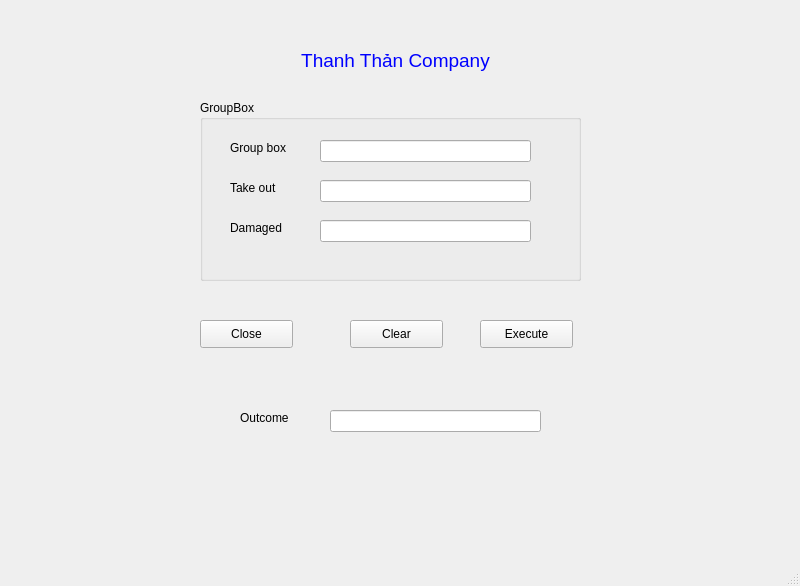
<?xml version="1.0" encoding="UTF-8"?>
<ui version="4.0">
 <class>MainWindow</class>
 <widget class="QMainWindow" name="MainWindow">
  <property name="geometry">
   <rect>
    <x>0</x>
    <y>0</y>
    <width>800</width>
    <height>586</height>
   </rect>
  </property>
  <property name="windowTitle">
   <string>MainWindow</string>
  </property>
  <widget class="QWidget" name="centralwidget">
   <widget class="QGroupBox" name="groupBox">
    <property name="geometry">
     <rect>
      <x>200</x>
      <y>100</y>
      <width>381</width>
      <height>181</height>
     </rect>
    </property>
    <property name="title">
     <string>GroupBox</string>
    </property>
    <widget class="QLabel" name="label_2">
     <property name="geometry">
      <rect>
       <x>30</x>
       <y>40</y>
       <width>71</width>
       <height>16</height>
      </rect>
     </property>
     <property name="text">
      <string>Group box</string>
     </property>
    </widget>
    <widget class="QLineEdit" name="lineEditgroupbox">
     <property name="geometry">
      <rect>
       <x>120</x>
       <y>40</y>
       <width>211</width>
       <height>22</height>
      </rect>
     </property>
    </widget>
    <widget class="QLabel" name="label_3">
     <property name="geometry">
      <rect>
       <x>30</x>
       <y>80</y>
       <width>71</width>
       <height>16</height>
      </rect>
     </property>
     <property name="text">
      <string>Take out</string>
     </property>
    </widget>
    <widget class="QLineEdit" name="lineEdittakeout">
     <property name="geometry">
      <rect>
       <x>120</x>
       <y>80</y>
       <width>211</width>
       <height>22</height>
      </rect>
     </property>
    </widget>
    <widget class="QLabel" name="label_4">
     <property name="geometry">
      <rect>
       <x>30</x>
       <y>120</y>
       <width>71</width>
       <height>16</height>
      </rect>
     </property>
     <property name="text">
      <string>Damaged</string>
     </property>
    </widget>
    <widget class="QLineEdit" name="lineEditDamaged">
     <property name="geometry">
      <rect>
       <x>120</x>
       <y>120</y>
       <width>211</width>
       <height>22</height>
      </rect>
     </property>
    </widget>
   </widget>
   <widget class="QLabel" name="label">
    <property name="geometry">
     <rect>
      <x>230</x>
      <y>40</y>
      <width>331</width>
      <height>41</height>
     </rect>
    </property>
    <property name="text">
     <string>&lt;html&gt;&lt;head/&gt;&lt;body&gt;&lt;p align=&quot;center&quot;&gt;&lt;span style=&quot; font-size:14pt; color:#0000ff;&quot;&gt;Thanh Thản Company&lt;/span&gt;&lt;/p&gt;&lt;/body&gt;&lt;/html&gt;</string>
    </property>
   </widget>
   <widget class="QPushButton" name="pushButtonclose">
    <property name="geometry">
     <rect>
      <x>200</x>
      <y>320</y>
      <width>93</width>
      <height>28</height>
     </rect>
    </property>
    <property name="text">
     <string>Close</string>
    </property>
   </widget>
   <widget class="QPushButton" name="pushButtonclrar">
    <property name="geometry">
     <rect>
      <x>350</x>
      <y>320</y>
      <width>93</width>
      <height>28</height>
     </rect>
    </property>
    <property name="text">
     <string>Clear</string>
    </property>
   </widget>
   <widget class="QPushButton" name="pushButtonexecute">
    <property name="geometry">
     <rect>
      <x>480</x>
      <y>320</y>
      <width>93</width>
      <height>28</height>
     </rect>
    </property>
    <property name="text">
     <string>Execute</string>
    </property>
   </widget>
   <widget class="QLabel" name="label_5">
    <property name="geometry">
     <rect>
      <x>240</x>
      <y>410</y>
      <width>71</width>
      <height>16</height>
     </rect>
    </property>
    <property name="text">
     <string>Outcome</string>
    </property>
   </widget>
   <widget class="QLineEdit" name="lineEditOutcome">
    <property name="geometry">
     <rect>
      <x>330</x>
      <y>410</y>
      <width>211</width>
      <height>22</height>
     </rect>
    </property>
   </widget>
  </widget>
  <widget class="QMenuBar" name="menubar">
   <property name="geometry">
    <rect>
     <x>0</x>
     <y>0</y>
     <width>800</width>
     <height>26</height>
    </rect>
   </property>
  </widget>
  <widget class="QStatusBar" name="statusbar"/>
 </widget>
 <resources/>
 <connections>
  <connection>
   <sender>pushButtonclose</sender>
   <signal>clicked()</signal>
   <receiver>MainWindow</receiver>
   <slot>close()</slot>
   <hints>
    <hint type="sourcelabel">
     <x>246</x>
     <y>359</y>
    </hint>
    <hint type="destinationlabel">
     <x>399</x>
     <y>299</y>
    </hint>
   </hints>
  </connection>
 </connections>
</ui>
